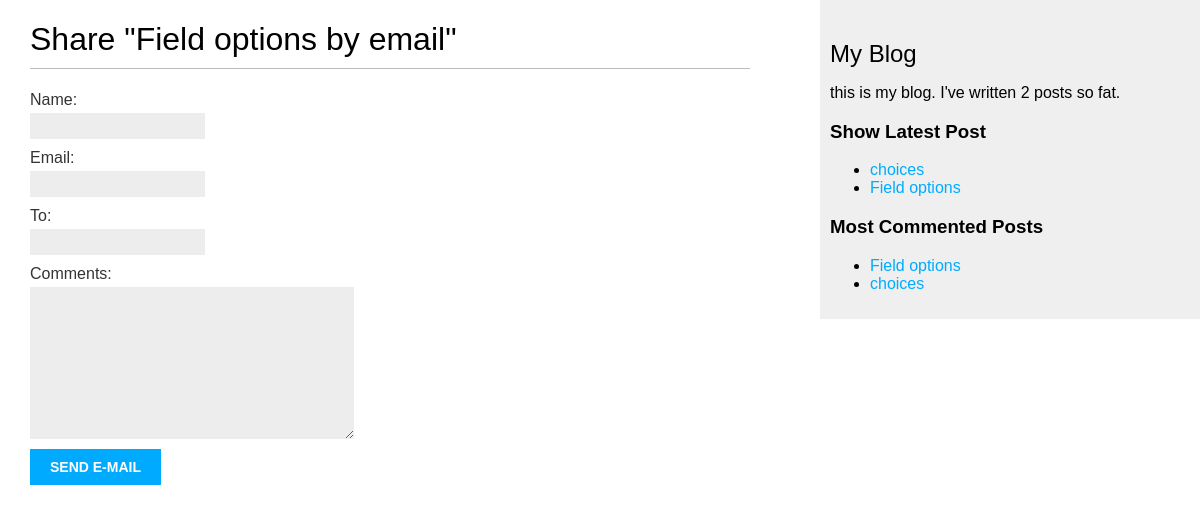
Before: /blog/1/share/ with the older database file.
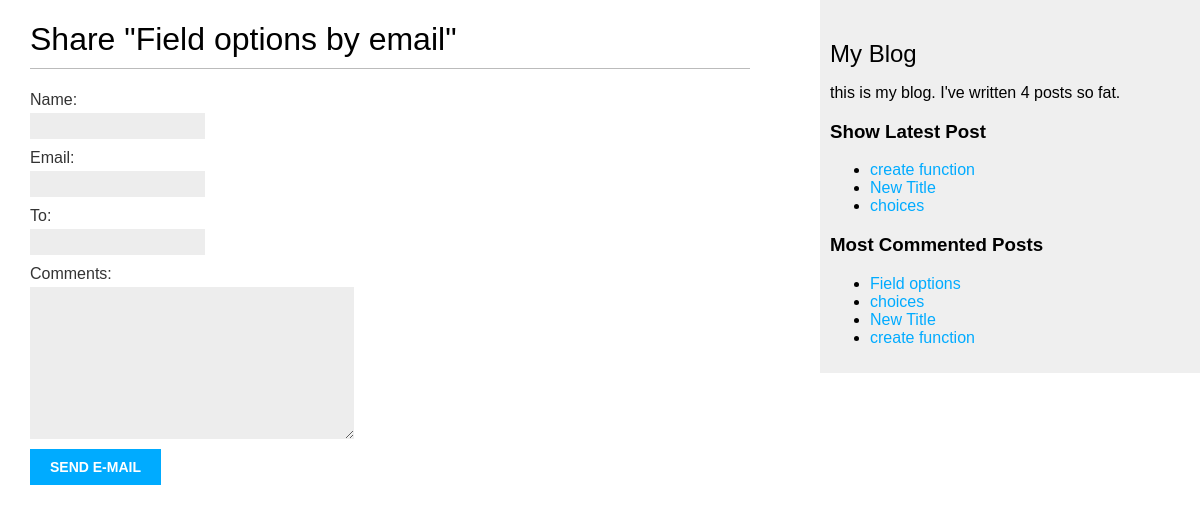
After: the same page with the newer database file.
### blog/models.py (models this page shows, shortened)
class Post(models.Model):
    STATUS_CHOICES = (
        ('draft', 'DRAFT'),
        ('published', 'PUBLISHED')
    )
    title = models.CharField(max_length=250)
    slug = models.SlugField(max_length=250, unique_for_date='publish')
    author = models.ForeignKey(User, on_delete=models.CASCADE, related_name='blog_posts')
    body = models.TextField()
    publish = models.DateTimeField(default=timezone.now)
    created = models.DateTimeField(auto_now_add=True)
    updated =models.DateTimeField(auto_now=True)
    status = models.CharField(max_length=50, choices=STATUS_CHOICES, default='draft')
    class Meat():
        ordering = ('-publish')
    objects = models.Manager()
    published = PublishedManager()
    tags = TaggableManager()
    def get_absolute_url(self):
        return reverse("blog:post_detail", args=[self.publish.year, self.publish.month, self.publish.day, self.slug])

### blog/views.py (the view)
# urls.py: path('<int:post_id>/share/', views.post_share, name='post_share'),
def post_share(request, post_id):
    post = get_object_or_404(Post, id=post_id, status = 'published')
    sent = False
    if request.method == 'POST':
        form = EmailPostForm(request.POST)
        if form.is_valid():
            cd = form.cleaned_data
            post_url = request.build_absolute_uri(post.get_absolute_url())
            subject = f"{cd['name']} recommends you read" f"{post.title}"
            message = f"Read {post.title} at {post_url}\n\n" f"{cd['name']}\'s comments: {cd['comments']}"
            send_mail(subject, message, 'admin@myblog.com', [cd['to']])
            sent = True
    else:
        form = EmailPostForm()
    return render(request, 'blog/post/share.html', {'post':post, 'form':form, 'sent':sent})

### blog/forms.py
class EmailPostForm(forms.Form):
    name = forms.CharField(max_length=250)
    email = forms.EmailField()
    to = forms.EmailField()
    comments = forms.CharField(required=False, widget=forms.Textarea)

### blog/models.py (called while the page is built)
    def get_queryset(self):
        return super(PublishedManager, self).get_queryset().filter(status = 'published')

### blog/templatetags/blog_tags.py (called while the page is built)
@register.simple_tag
def total_posts():
    return Post.published.count()

@register.simple_tag
def get_most_commented_posts(count = 5):
    return Post.published.annotate(total_comments = Count('comments')).order_by('-total_comments')[:count]

@register.inclusion_tag('blog/post/latest_posts.html')
def show_latest_post(count = 5):
    latest_posts = Post.published.order_by('-publish')[:count]
    return {'latest_posts' : latest_posts}

### blog/templates/blog/post/share.html (shortened to what this page needs)
{% extends 'blog/base.html' %}
{% block content %}
    {% if sent %}
        <h1>E-mail successfully sent</h1>
        <p>
            "{{post.title}}" was successfully sent to {{form.cleaned_data.to}}.
        </p>
    {% else %}
        <h1>Share "{{post.title}} by email"</h1>
        <form method="post">
            {{form.as_p}}
            <input type="submit" value="Send e-mail">
        </form>
    {% endif %}
{% endblock  %}

### blog/templates/blog/base.html (shortened to what this page needs)
{% load static %}
{% load blog_tags %}
<!DOCTYPE html>
<html lang="en">
<head>
    <link rel="stylesheet" href="{% static 'css/blog.css' %}">
</head>
<body>
    <div id='content'>
        {% block content %}
        {% endblock  %}
    </div>
    <div id='sidebar'>
        <h2>My Blog</h2>
        <p>
            this is my blog. I've written {% total_posts %} posts so fat.
        </p>
        <h3>Show Latest Post</h3>
        {% show_latest_post 3 %}
        <h3>Most Commented Posts</h3>
        {% get_most_commented_posts as most_commented_posts %}
        <ul>
            {% for posts in most_commented_posts %}
            <li>
                <a href="{{ posts.get_absolute_url }}">{{ posts.title }}</a>
            </li>
            {% endfor %}
        </ul>
    </div>
</body>
</html>

### blog/templates/blog/post/latest_posts.html
<ul>
    {% for posts in latest_posts %}
        <li>
            <a href="{{ posts.get_absolute_url }}">{{ posts.title }}</a>
        </li>
    {% endfor %}
</ul>

Changed rows visible on the page:
no longer on one of the page's lists (row unchanged): Post: title "Field options"
now on this page (row edited): Post: title "create function"
now on this page (row edited): Post: title "New Title"
Other visible differences:
text no longer shown: "2"
text now shown: "4"
